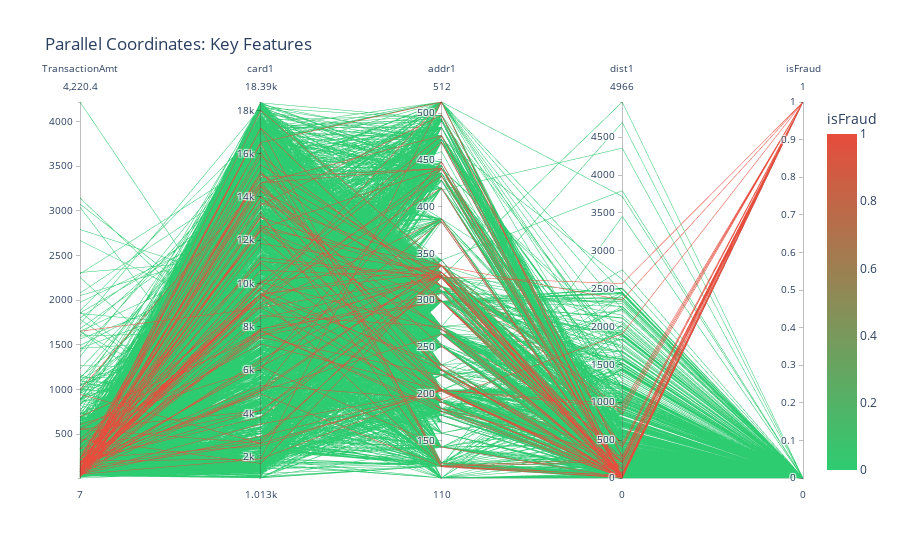

The notebook cell saved with this chart:
### Code cell
# Parallel coordinates
if PLOTLY_AVAILABLE:
    parallel_features = ['TransactionAmt', 'card1', 'addr1', 'dist1', 'isFraud']
    parallel_features = [f for f in parallel_features if f in sample_data.columns]
    parallel_sample = sample_data[parallel_features].dropna().sample(min(5000, len(sample_data)))
    
    fig = px.parallel_coordinates(parallel_sample, color='isFraud',
                                   title='Parallel Coordinates: Key Features',
                                   color_continuous_scale=[[0, '#2ecc71'], [1, '#e74c3c']])
    fig.show()

### Figure 1 — Plotly figure (JSON) as saved in the notebook; plotly's stock layout.template omitted (floating-point values rounded to 4 significant figures; data arrays with more than 128 entries replaced by an {"elided": "..."} marker saying what was removed)
{"data": [{"dimensions": [{"label": "TransactionAmt", "values": {"elided": "5000 float values"}}, {"label": "card1", "values": {"elided": "5000 int values"}}, {"label": "addr1", "values": {"elided": "5000 float values"}}, {"label": "dist1", "values": {"elided": "5000 float values"}}, {"label": "isFraud", "values": {"elided": "5000 int values"}}], "domain": {"x": [0, 1], "y": [0, 1]}, "line": {"color": {"elided": "5000 int values"}, "coloraxis": "coloraxis"}, "name": "", "type": "parcoords"}], "layout": {"coloraxis": {"colorbar": {"title": {"text": "isFraud"}}, "colorscale": [[0, "#2ecc71"], [1, "#e74c3c"]]}, "legend": {"tracegroupgap": 0}, "title": {"text": "Parallel Coordinates: Key Features"}}}
